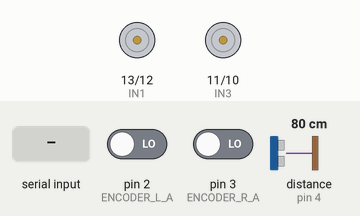
The sketch below on a simulated Arduino Uno, built with avr-gcc and run on an emulated ATmega328P. Shown: motor-driver pin pairs drawn as motors (green arrow = first pin HIGH = forward, orange = second pin HIGH = backward, longer = more drive, scaled by the enable pin). Wiring (inferred from the names in the program): ultrasonic range finder: trigger pin 8; echo pin 4. The test bench sets the inputs (shaded band); at power-on: distance to the obstacle (sensor on pin 4) 80 cm, pin 2 (ENCODER_L_A) LOW, pin 3 (ENCODER_R_A) LOW. The echo pulse lasts 58.3 µs per cm; what the sketch prints to the serial monitor is not drawn.

Above: at 2.2 s.
2.3 s: "0\n" received over Serial
At 4.0 s:
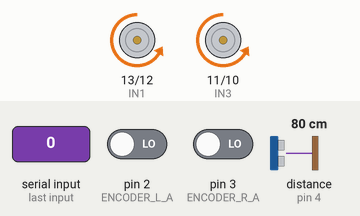
5.3 s: distance to the obstacle (sensor on pin 4) set to 2 cm
At 5.8 s:
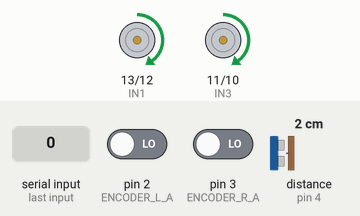
7.0 s: "90,45\n" received over Serial
At 7.7 s:
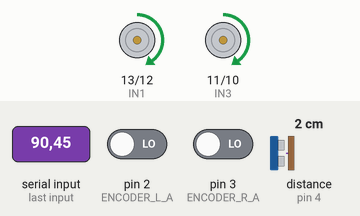
Timing chart, 0 to 10.0 s (numbered marks = the images above; inputs shaded):
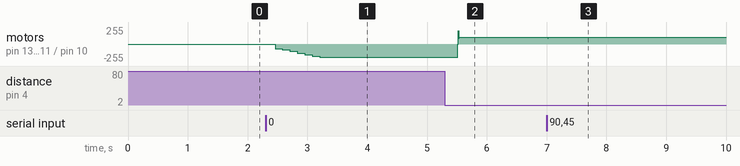

The sketch:

automotice_moving.ino
```cpp
#include <avr/io.h>
#include <avr/interrupt.h>

// 馬達腳位
const int IN1 = 13;
const int IN2 = 12;
const int ENA = 5;

const int IN3 = 11;
const int IN4 = 10;
const int ENB = 6;

// 編碼器腳位
const int ENCODER_L_A = 2;
const int ENCODER_L_B = 9;
const int ENCODER_R_A = 3;
const int ENCODER_R_B = 7;

volatile long encoderCount_L = 0;
volatile long encoderCount_R = 0;
unsigned long lastMillis = 0;
float rpm_L = 0;
float rpm_R = 0;

// PID 參數左馬達
float Kp_L = 2.0;//0.81
float Ki_L = 0.80;//0.10
float Kd_L = 0.3;//3.0

float pwmOutput_L = 0;
float error_L = 0;
float integral_L = 0;
float derivative_L = 0;
float lastError_L = 0;
float positionError_L = 0;
float real_speed_L = 0;

// PID 參數右馬達
float Kp_R = 2.0;  //0.81
float Ki_R = 0.80;  //0.08
float Kd_R = 0.3;   //3.0

float pwmOutput_R = 0;
float error_R = 0;
float integral_R = 0;
float derivative_R = 0;
float lastError_R = 0;
float positionError_R = 0;
float real_speed_R = 0;

// 車身角度容許值
float accepted_tolerance = 5;
float accepted_tolerance_one = 60;
bool done = false;
bool obstacle = false;
bool reset = false;
// 編碼器參數
const int PPR = 330; // 11 * 減速比30 == 馬達轉一圈有330個方波
const int sampleTime = 10; // 每50ms取樣
//移動模式, 0轉車身,1前進固定距離,2前進完等聲音,3避障
int motion_mode = 0;

//超音波感測
const int trigPin = 8;
const int echoPin = 4;
float duration, distance;
unsigned long trig_time = 0;
unsigned long echo_start = 0;
unsigned long echo_end = 0;
bool wait_for_echo = false;

float target_angle = 0.0;
volatile float target_count_L = 0.0;
volatile float target_count_R = 0.0;
volatile long test_enc = 0;
long current_cnt = 0;
long current_cnt_L = 0;
long current_cnt_R = 0;
static float speed_L = 0, speed_R = 0;
static float last_cnt_L = 0, last_cnt_R = 0;

volatile unsigned int timerValue = 0;    // 記錄 Echo 高電位的計數值
volatile bool measuring = false;
volatile bool dataReady = false;

// <<< 修改開始：拆分角度佇列
float angle_read = 0;
float angle_queue[10]; // 最多拆10段
int angle_count = 0;    // 目前拆分段數
int current_step = 0;   // 當前執行段
bool executing = false; // 是否正在執行旋轉
static bool initialized = false;
// <<< 修改結束

void setup() {
  Serial.begin(9600);

  //左馬達pin
  pinMode(IN1, OUTPUT);
  pinMode(IN2, OUTPUT);
  pinMode(ENA, OUTPUT); //打pwm進去
  pinMode(ENCODER_L_A, INPUT);
  pinMode(ENCODER_L_B, INPUT);
  //右馬達pin
  pinMode(IN3, OUTPUT);
  pinMode(IN4, OUTPUT);
  pinMode(ENB, OUTPUT); //打pwm進去
  pinMode(ENCODER_R_A, INPUT);
  pinMode(ENCODER_R_B, INPUT);
  //超音波感測腳位
  pinMode(trigPin, OUTPUT);
  pinMode(echoPin, INPUT);

  attachInterrupt(digitalPinToInterrupt(ENCODER_L_A), encoderISR_L, RISING);
  attachInterrupt(digitalPinToInterrupt(ENCODER_R_A), encoderISR_R, RISING);
  //(目前兩邊正轉往前)
  digitalWrite(IN1, HIGH);
  digitalWrite(IN2, LOW);
  digitalWrite(IN3, HIGH);
  digitalWrite(IN4, LOW);
  /**/
  // 啟用 Pin Change Interrupt (針對 D4)
  PCICR |= (1 << PCIE2);     // 開啟 PORTD 的 PCINT (D0~D7)
  PCMSK2 |= (1 << PCINT20);  // 啟用 D4 對應的 PCINT

  // 設定 Timer 1：預分頻 8 → 每 tick = 0.5 µs
  TCCR1A = 0;
  TCCR1B = 0;
  TCCR1B |= (1 << CS11);  // clk/8
  TCNT1 = 0;              // 重置計數器

  sei(); // 全域中斷開啟
  delay(1000);
  Serial.println("DONE");
}

void loop() {

  if (Serial.available() > 0) {
  String input = Serial.readStringUntil('\n');  // 讀整行
  input.trim();

  int commaIndex = input.indexOf(',');
  if (commaIndex > 0) {
    String angle_str = input.substring(commaIndex + 1);
    angle_read = angle_str.toFloat();  // 轉 float
  }

  done = false;
  reset = false;
  obstacle = false;

  // === 調整角度範圍 ===
  if (angle_read > 180) {
    angle_read -= 360;
  }
  angle_read = -angle_read; //輪子裝反
  if (abs(angle_read) < 10) { // 過小角度忽略
    angle_read = 0;
  }

  // === 初始化控制參數 ===
  executing = true;
  noInterrupts();
  encoderCount_L = 0;
  encoderCount_R = 0;
  interrupts();

  integral_L = 0;
  integral_R = 0;
  derivative_L = 0;
  derivative_R = 0;
  current_cnt_L = current_cnt_R = 0;
  lastError_L = lastError_R = 0;
  positionError_L = positionError_R = 0;
  // 將角度轉換成 encoder 目標 count
  // 0.4685 是轉向齒輪比常數 (1 degree -> 0.4685 encoder轉)
  target_count_L = ((angle_read * (PI / 180.0)) * PPR * 0.4685);
  target_count_R = ((angle_read * (PI / 180.0)) * PPR * 0.4685);
  pwmOutput_L = 0;
  pwmOutput_R = 0;
}

  unsigned long now = millis();
  if(now - lastMillis >= sampleTime){
    updateUltrasonic();
    if (motion_mode == 0 && executing) {

    noInterrupts();
    current_cnt_L = encoderCount_L;
    current_cnt_R = encoderCount_R;
    interrupts();

    // ======= 外圈 PID：角度控制（目標角度 → 期望角速度） =======
    positionError_L = target_count_L - current_cnt_L;
    positionError_R = target_count_R - current_cnt_R;

    // 當誤差大時給較高目標速度，接近目標自動減速
    float desired_speed_L = constrain(positionError_L , -40, 40);
    float desired_speed_R = constrain(positionError_R , -40, 40);

    // ======= 內圈 PID：速度控制（期望角速度 → PWM） =======
    static long last_cnt_L = 0;
    static long last_cnt_R = 0;

    real_speed_L = (current_cnt_L - last_cnt_L); // 每個 sampleTime 轉多少 pulse
    real_speed_R = (current_cnt_R - last_cnt_R);

    last_cnt_L = current_cnt_L;
    last_cnt_R = current_cnt_R;

    // PID 左馬達
    float error_L = desired_speed_L - real_speed_L;
    integral_L += error_L;
    derivative_L = error_L - lastError_L;
    lastError_L = error_L;
    pwmOutput_L = Kp_L * error_L + Ki_L * integral_L + Kd_L * derivative_L;
    pwmOutput_L = constrain(pwmOutput_L, -100, 100);

    if (pwmOutput_L > 0) {
      digitalWrite(IN1, HIGH);
      digitalWrite(IN2, LOW);
      analogWrite(ENA, pwmOutput_L);
    } else {
      digitalWrite(IN1, LOW);
      digitalWrite(IN2, HIGH);
      analogWrite(ENA, -pwmOutput_L);
    }

    // PID 右馬達
    float error_R = desired_speed_R - real_speed_R;
    integral_R += error_R;
    derivative_R = error_R - lastError_R;
    lastError_R = error_R;
    pwmOutput_R = Kp_R * error_R + Ki_R * integral_R + Kd_R * derivative_R;
    pwmOutput_R = constrain(pwmOutput_R, -100, 100);

    if (pwmOutput_R > 0) {
      digitalWrite(IN3, LOW);
      digitalWrite(IN4, HIGH);
      analogWrite(ENB, pwmOutput_R);
    } else {
      digitalWrite(IN3, HIGH);
      digitalWrite(IN4, LOW);
      analogWrite(ENB, -pwmOutput_R);
    }

    // ======= 終止條件（角度到達） =======
    if (abs(positionError_L) <= accepted_tolerance && abs(positionError_R) <= accepted_tolerance) {
      analogWrite(ENA, 0);
      analogWrite(ENB, 0);
      executing = false;

      noInterrupts();
      encoderCount_L = 0;
      encoderCount_R = 0;
      interrupts();

      integral_L = integral_R = current_cnt_L = current_cnt_R = 0;
      derivative_L = derivative_R = 0;
      last_cnt_L = last_cnt_R = 0;
      positionError_L = positionError_R = 0;
      error_L = error_R = 0;
      lastError_L = lastError_R = 0;
      pwmOutput_L = pwmOutput_R = 0;
      motion_mode = 1;
      delay(100);
      //Serial.println("Rotation Done.");
    }
    Serial.print("desired_speed_L: ");
    Serial.print(desired_speed_L);
    Serial.print(" real_speed_L: ");
    Serial.print(real_speed_L);
    Serial.print(" pwm_L: ");
    Serial.print(pwmOutput_L);
    Serial.print(" || desired_speed_R: ");
    Serial.print(desired_speed_R);
    Serial.print(" real_speed_R: ");
    Serial.print(real_speed_R);
    Serial.print(" pwm_R: ");
    Serial.println(pwmOutput_R);
  }
  else if (motion_mode == 1 && !executing) {
    static bool initialized = false;
    static unsigned long lastTime = 0;
    /*speed_L = 0, speed_R = 0;
    last_cnt_L = 0, last_cnt_R = 0;*/

    // 期望速度（可自行設定，單位：encoder count / 取樣時間）
    const float target_speed_L = -30.0;   // 左輪往前轉速度
    const float target_speed_R =  30.0;   // 右輪往前轉速度
    const unsigned long dt_ms = 1;       // 取樣週期 50 ms

    if (!initialized) {
        initialized = true;
        noInterrupts();
        encoderCount_L = 0;
        encoderCount_R = 0;
        interrupts();

        integral_L = 0;
        integral_R = 0;
        derivative_L = 0;
        derivative_R = 0;
        lastError_L = 0;
        lastError_R = 0;
        last_cnt_L = 0;
        last_cnt_R = 0;
        error_L = error_R = 0;
        lastTime = millis();
    }

    // --- 每 dt_ms 更新一次速度 ---
    if (millis() - lastTime >= dt_ms) {
        lastTime = millis();

        // 1. 計算目前編碼器速度 (Δcount / Δt)
        noInterrupts();
        long now_cnt_L = encoderCount_L;
        long now_cnt_R = encoderCount_R;
        interrupts();

        speed_L = (now_cnt_L - last_cnt_L);   // encoder count per dt_ms
        speed_R = (now_cnt_R - last_cnt_R);
        last_cnt_L = now_cnt_L;
        last_cnt_R = now_cnt_R;

        // 2. 計算 PID 誤差 (以速度為控制量)
        error_L = target_speed_L - speed_L;
        error_R = target_speed_R - speed_R;

        integral_L += error_L;
        integral_R += error_R;

        // 防止積分飽和
        integral_L = constrain(integral_L, -500, 500);
        integral_R = constrain(integral_R, -500, 500);
        error_L = constrain(error_L, -20, 20);
        error_R = constrain(error_R, -20, 20);

        derivative_L = error_L - lastError_L;
        derivative_R = error_R - lastError_R;

        lastError_L = error_L;
        lastError_R = error_R;

        // 3. 計算 PWM 輸出
        pwmOutput_L = Kp_L * error_L + Ki_L * integral_L + Kd_L * derivative_L;
        pwmOutput_R = Kp_R * error_R + Ki_R * integral_R + Kd_R * derivative_R;

        pwmOutput_L = constrain(pwmOutput_L, -200, 200);
        pwmOutput_R = constrain(pwmOutput_R, -200, 200);

        // 4. 實際輸出到馬達
        if (pwmOutput_L > 0) {
            digitalWrite(IN1, HIGH);
            digitalWrite(IN2, LOW);
            analogWrite(ENA, pwmOutput_L);
        } else if (pwmOutput_L < 0) {
            digitalWrite(IN1, LOW);
            digitalWrite(IN2, HIGH);
            analogWrite(ENA, -pwmOutput_L);
        } else {
            analogWrite(ENA, 0);
        }

        if (pwmOutput_R > 0) {
            digitalWrite(IN3, LOW);
            digitalWrite(IN4, HIGH);
            analogWrite(ENB, pwmOutput_R);
        } else if (pwmOutput_R < 0) {
            digitalWrite(IN3, HIGH);
            digitalWrite(IN4, LOW);
            analogWrite(ENB, -pwmOutput_R);
        } else {
            analogWrite(ENB, 0);
        }

        // 5. 印出除錯資訊
        Serial.print("target_speed_L: ");
        Serial.print(target_speed_L);
        Serial.print(" current_speed_L: ");
        Serial.print(speed_L);
        Serial.print(" pwm_L: ");
        Serial.print(pwmOutput_L);
        Serial.print(" || target_speed_R: ");
        Serial.print(target_speed_R);
        Serial.print(" current_speed_R: ");
        Serial.print(speed_R);
        Serial.print(" pwm_R: ");
        Serial.println(pwmOutput_R);
    }

    // --- 停止條件（例如行駛一定距離後停） ---
    if (abs(encoderCount_R) >= 800 && abs(encoderCount_L) >= 800) {
        analogWrite(ENA, 0);
        analogWrite(ENB, 0);
        delay(200);
        noInterrupts();
        encoderCount_L = 0;
        encoderCount_R = 0;
        interrupts();
        current_cnt_L = current_cnt_R = 0;
        integral_L = integral_R = 0;
        derivative_L = derivative_R = 0;
        executing = false;
        initialized = false;
        error_L = error_R = 0;
        last_cnt_L = last_cnt_R = 0;
        delay(2000);
        motion_mode = 0;
        Serial.println("DONE");
    }
}
else if(motion_mode == 3){
    static bool initialized = false;
    static unsigned long lastTime = 0;
    static float speed_L = 0, speed_R = 0;
    static float last_cnt_L = 0, last_cnt_R = 0;

    // 期望速度（可自行設定，單位：encoder count / 取樣時間）
    const float target_speed_L = 30.0;   // 左輪往前轉速度
    const float target_speed_R = -30.0;   // 右輪往前轉速度
    const unsigned long dt_ms = 1;       // 取樣週期 50 ms

    if (!initialized) {
        initialized = true;
        noInterrupts();
        encoderCount_L = 0;
        encoderCount_R = 0;
        interrupts();

        integral_L = 0;
        integral_R = 0;
        lastError_L = 0;
        lastError_R = 0;
        last_cnt_L = 0;
        last_cnt_R = 0;
        lastTime = millis();
    }

    // --- 每 dt_ms 更新一次速度 ---
    if (millis() - lastTime >= dt_ms) {
        lastTime = millis();

        // 1. 計算目前編碼器速度 (Δcount / Δt)
        noInterrupts();
        long now_cnt_L = encoderCount_L;
        long now_cnt_R = encoderCount_R;
        interrupts();

        speed_L = (now_cnt_L - last_cnt_L);   // encoder count per dt_ms
        speed_R = (now_cnt_R - last_cnt_R);
        last_cnt_L = now_cnt_L;
        last_cnt_R = now_cnt_R;

        // 2. 計算 PID 誤差 (以速度為控制量)
        error_L = target_speed_L - speed_L;
        error_R = target_speed_R - speed_R;

        integral_L += error_L;
        integral_R += error_R;

        // 防止積分飽和
        integral_L = constrain(integral_L, -500, 500);
        integral_R = constrain(integral_R, -500, 500);
        error_L = constrain(error_L, -20, 20);
        error_R = constrain(error_R, -20, 20);

        derivative_L = error_L - lastError_L;
        derivative_R = error_R - lastError_R;

        lastError_L = error_L;
        lastError_R = error_R;

        // 3. 計算 PWM 輸出
        pwmOutput_L = Kp_L * error_L + Ki_L * integral_L + Kd_L * derivative_L;
        pwmOutput_R = Kp_R * error_R + Ki_R * integral_R + Kd_R * derivative_R;

        pwmOutput_L = constrain(pwmOutput_L, -100, 100);
        pwmOutput_R = constrain(pwmOutput_R, -100, 100);

        // 4. 實際輸出到馬達
        if (pwmOutput_L > 0) {
            digitalWrite(IN1, HIGH);
            digitalWrite(IN2, LOW);
            analogWrite(ENA, pwmOutput_L);
        } else if (pwmOutput_L < 0) {
            digitalWrite(IN1, LOW);
            digitalWrite(IN2, HIGH);
            analogWrite(ENA, -pwmOutput_L);
        } else {
            analogWrite(ENA, 0);
        }

        if (pwmOutput_R > 0) {
            digitalWrite(IN3, LOW);
            digitalWrite(IN4, HIGH);
            analogWrite(ENB, pwmOutput_R);
        } else if (pwmOutput_R < 0) {
            digitalWrite(IN3, HIGH);
            digitalWrite(IN4, LOW);
            analogWrite(ENB, -pwmOutput_R);
        } else {
            analogWrite(ENB, 0);
        }
    }

    // --- 停止條件（例如行駛一定距離後停） ---
      if (abs(encoderCount_R) >= 80 && abs(encoderCount_L) >= 80) {
        analogWrite(ENA, 0);
        analogWrite(ENB, 0);
        pwmOutput_L = pwmOutput_R = 0;
        delay(2000);
        noInterrupts();
        encoderCount_L = 0;
        encoderCount_R = 0;
        interrupts();

        integral_L = integral_R = 0;
        derivative_L = derivative_R = 0;
        lastError_L = lastError_R = 0;
        last_cnt_L = last_cnt_R = 0;
        current_cnt_L = current_cnt_R = 0;
        real_speed_L = real_speed_R = 0;
        positionError_L = positionError_R = 0;
        speed_L = speed_R = 0;
        executing = true;
        initialized = false;

        target_count_L = ((60 * (PI / 180.0)) * PPR * 0.4685);
        target_count_R = ((60 * (PI / 180.0)) * PPR * 0.4685);
        motion_mode = 0;
        Serial.println("Back Done");
      }
    }
    lastMillis = now;
  }
}

void encoderISR_L() {
  bool A = digitalRead(ENCODER_L_A);
  bool B = digitalRead(ENCODER_L_B);

  if (A == B) {
    encoderCount_L++;  // 正轉
  } else {
    encoderCount_L--;  // 反轉
  }
}

void encoderISR_R(){
  bool C = digitalRead(ENCODER_R_A);
  bool D = digitalRead(ENCODER_R_B);

  if (C == D) {
    encoderCount_R++;  // 正轉
  } else {
    encoderCount_R--;  // 反轉
  }
}

void updateUltrasonic() {
  static unsigned long lastTrigTime = 0;
  unsigned long now = millis();

  // 每 60ms 發一次超音波
  if (now - lastTrigTime >= 60) {
    lastTrigTime = now;
    digitalWrite(trigPin, LOW);
    delayMicroseconds(2);
    digitalWrite(trigPin, HIGH);
    delayMicroseconds(10);
    digitalWrite(trigPin, LOW);
  }

  if (dataReady) {
    dataReady = false;
    unsigned long duration = timerValue / 2;
    float distance = (duration * 0.0343) / 2;

    // ---------- 遇到障礙物 ----------
    if (distance < 17 && !obstacle) {
      obstacle = true;
      reset = false;
      Serial.println("Obstacle detected!");
      analogWrite(ENA, 0);
      analogWrite(ENB, 0);
      noInterrupts();
      encoderCount_L = 0;
      encoderCount_R = 0;
      interrupts();
      integral_L = 0;
      integral_R = 0;
      derivative_L = 0;
      derivative_R = 0;
      current_cnt_L = current_cnt_R = 0;
      positionError_L = positionError_R = 0;
      error_L = error_R = 0;
      lastError_L = lastError_R = 0;
      last_cnt_L = last_cnt_R = 0;
      // 進入旋轉模式（原地左轉 60 度）
      motion_mode = 3; // ->motion_mode = 3
      executing = false;
      pwmOutput_L = 0;
      pwmOutput_R = 0;
    }
    // ---------- 避障結束 (距離恢復) ----------
    else if(distance >= 17 && obstacle){
      obstacle = false;
    }
  }
}


// Echo 腳位狀態改變 → 進入中斷
ISR(PCINT2_vect) {
  if (digitalRead(echoPin) == HIGH) {
    TCNT1 = 0;        // 重置 Timer1
    measuring = true; // 開始量測
  } else if (measuring) {
    timerValue = TCNT1; // 記錄時間
    measuring = false;
    dataReady = true;
  }
}
```

Measured:
- after the input at 2.3 s, motor on pin 13 (IN1) / pin 12 (IN2), motor on pin 11 (IN3) / pin 10 (IN4): moves from stopped to backward 200/255 over 0.75 s, starting after 0.16 s
- after the input at 5.3 s, motor on pin 13 (IN1) / pin 12 (IN2), motor on pin 11 (IN3) / pin 10 (IN4): backward 200/255 → forward 100/255 after 0.21 s
- after the input at 7.0 s, motor on pin 13 (IN1) / pin 12 (IN2), motor on pin 11 (IN3) / pin 10 (IN4): forward 100/255 → forward 88/255 at once, → forward 100/255 0.01 s later
